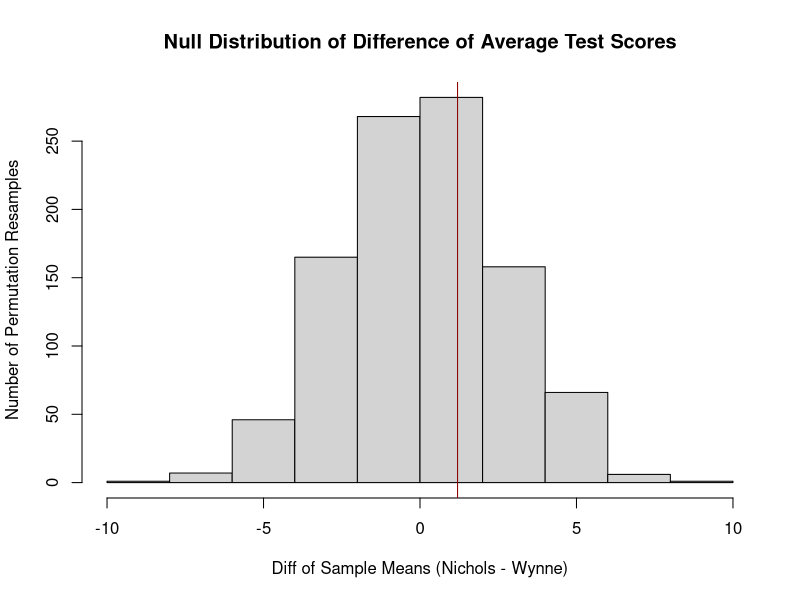

Generate this figure with R: (Note: this script raises an error after producing the figure.)
## ---- chunk 1
#| label: load packages
library(coin) # see "Rank-Based Permutation Tests" later
## ---- chunk 2
#| label: simulate data
n_wynne <- 25
n_nichols <- 35

mean_wynne <- 70
mean_nichols <- 70
sd_wynne <- 10
sd_nichols <- 10

set.seed(112)
wynne <- rnorm(n_wynne, mean_wynne, sd_wynne) |> 
  round()
## Equivalent to
# round(rnorm(n_wynne, mean_wynne, sd_wynne))
nichols <- rnorm(n_nichols, mean_nichols, sd_nichols) |>
  round()

# one of several ways to censor values at a minimum/maximum
wynne[wynne > 100] <- 100
wynne[wynne < 0] <- 0
nichols[nichols > 100] <- 100
nichols[nichols < 0] <- 0
## ---- chunk 3
#| label: difference of sample means

sim_test_scores <- data.frame(
  teacher = c(rep("Nichols", n_nichols), rep("Wynne", n_wynne)), # x-variable
  score = c(nichols, wynne) # y-variable
)

# Now what we need to do is subset the sim_test_scores to each instructor's students
# calculate the mean in each group
# and subtract them

# Step 1: Create a numeric vector for which students are in Nichols
nichols_students <- which(sim_test_scores$teacher == "Nichols")
# returns the index numbers for the students in Nichols
xbar_nichols <- mean(sim_test_scores$score[nichols_students])
xbar_wynne <- mean(sim_test_scores$score[-nichols_students])
obs_diff_means <- xbar_nichols - xbar_wynne
## ---- chunk 4
#| label: permutation resampling

B <- 999
sim_diff_means <- numeric(B) # 999 0's
set.seed(138)
for (i in seq_along(sim_diff_means)){
  resample <- sim_test_scores # probably inefficient, but doing it here to illustrate what we're resampling
  
  resample$score <- sample(resample$score) # randomly sample from resample$score without replacement, a vector of same length
  
  nichols_students <- which(resample$teacher == "Nichols")
  # returns the index numbers for the students in Nichols
  xbar_nichols <- mean(resample$score[nichols_students])
  xbar_wynne <- mean(resample$score[-nichols_students])
  sim_diff_means[i] <- xbar_nichols - xbar_wynne
  
}

## ---- chunk 5
#| label: build null distribution

all_diff_means <- c(obs_diff_means, sim_diff_means)
## ---- chunk 6
#| label: graph of null distribution

hist(
  all_diff_means,
  main = "Null Distribution of Difference of Average Test Scores",
  xlab = "Diff of Sample Means (Nichols - Wynne)",
  ylab = "Number of Permutation Resamples"
)
abline(v = obs_diff_means, col = "red4")
## ---- chunk 7
#| label: compute p-value

p_left <- mean(all_diff_means <= obs_diff_means)
# for left-sided Ha, "more extreme" means <
p_right <- mean(all_diff_means >= obs_diff_means)
# for right-sided Ha, "more extreme" means >

# two-sided p-value is not so easily defined
# Option 1: find the smaller of the two one-sided p-values and double it
p_two_sided1 <- 2*min(p_left, p_right)
# Option 2: find the proportion of simulated statistics "as far away or further away" from the expected value of the statistic under H0
p_two_sided2 <- mean(abs(all_diff_means - 0) >= abs(obs_diff_means - 0))
# 0 because under H0, the mean of the null distribution should be 0
## ---- chunk 8
#| label: wilcox test gives an error
#| error: true
wilcox_test(
  score ~ teacher, # formula as usual for hypothesis test 
  data = sim_test_scores, 
  alternative = "greater", 
  distribution = "approximate" # Monte Carlo approximation instead of asymptotics
)
## ---- chunk 9
#| label: fix the data type and do the test

sim_test_scores$teacher <-
  factor(
    sim_test_scores$teacher,
    levels = c("Nichols", "Wynne")
  )

wilcox_test(
  score ~ teacher, # formula as usual for hypothesis test 
  data = sim_test_scores, 
  alternative = "greater", 
  distribution = "approximate" # Monte Carlo approximation instead of asymptotics
)
## ---- chunk 10
#| label: get out the Wilcoxon Rank-Sum test statistic
wilcox_test(
  score ~ teacher, # formula as usual for hypothesis test 
  data = sim_test_scores, 
  alternative = "greater", 
  distribution = "approximate" # Monte Carlo approximation instead of asymptotics
) |>
  statistic("linear")
